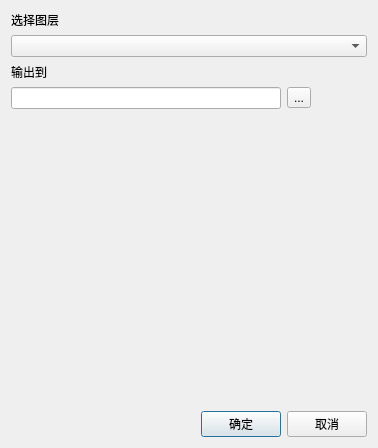
<?xml version="1.0" encoding="UTF-8"?>
<ui version="4.0">
 <class>ConvexHullClass</class>
 <widget class="QDialog" name="ConvexHullClass">
  <property name="geometry">
   <rect>
    <x>0</x>
    <y>0</y>
    <width>378</width>
    <height>448</height>
   </rect>
  </property>
  <property name="windowTitle">
   <string>凸包计算</string>
  </property>
  <layout class="QGridLayout" name="gridLayout">
   <item row="3" column="0" colspan="3">
    <widget class="QLabel" name="label_2">
     <property name="text">
      <string>输出到</string>
     </property>
    </widget>
   </item>
   <item row="6" column="2">
    <spacer name="verticalSpacer_2">
     <property name="orientation">
      <enum>Qt::Vertical</enum>
     </property>
     <property name="sizeHint" stdset="0">
      <size>
       <width>20</width>
       <height>40</height>
      </size>
     </property>
    </spacer>
   </item>
   <item row="6" column="1">
    <spacer name="verticalSpacer">
     <property name="orientation">
      <enum>Qt::Vertical</enum>
     </property>
     <property name="sizeHint" stdset="0">
      <size>
       <width>20</width>
       <height>40</height>
      </size>
     </property>
    </spacer>
   </item>
   <item row="7" column="1">
    <widget class="QPushButton" name="pushButton">
     <property name="text">
      <string>确定</string>
     </property>
    </widget>
   </item>
   <item row="7" column="2">
    <widget class="QPushButton" name="pushButton_2">
     <property name="text">
      <string>取消</string>
     </property>
    </widget>
   </item>
   <item row="0" column="0" colspan="3">
    <widget class="QLabel" name="label">
     <property name="text">
      <string>选择图层</string>
     </property>
    </widget>
   </item>
   <item row="5" column="2">
    <widget class="QToolButton" name="toolButton">
     <property name="text">
      <string>...</string>
     </property>
    </widget>
   </item>
   <item row="5" column="0" colspan="2">
    <widget class="QLineEdit" name="lineEdit"/>
   </item>
   <item row="1" column="0" colspan="3">
    <widget class="QComboBox" name="comboBox"/>
   </item>
   <item row="7" column="0">
    <spacer name="horizontalSpacer">
     <property name="orientation">
      <enum>Qt::Horizontal</enum>
     </property>
     <property name="sizeHint" stdset="0">
      <size>
       <width>40</width>
       <height>20</height>
      </size>
     </property>
    </spacer>
   </item>
  </layout>
 </widget>
 <layoutdefault spacing="6" margin="11"/>
 <resources/>
 <connections/>
</ui>
